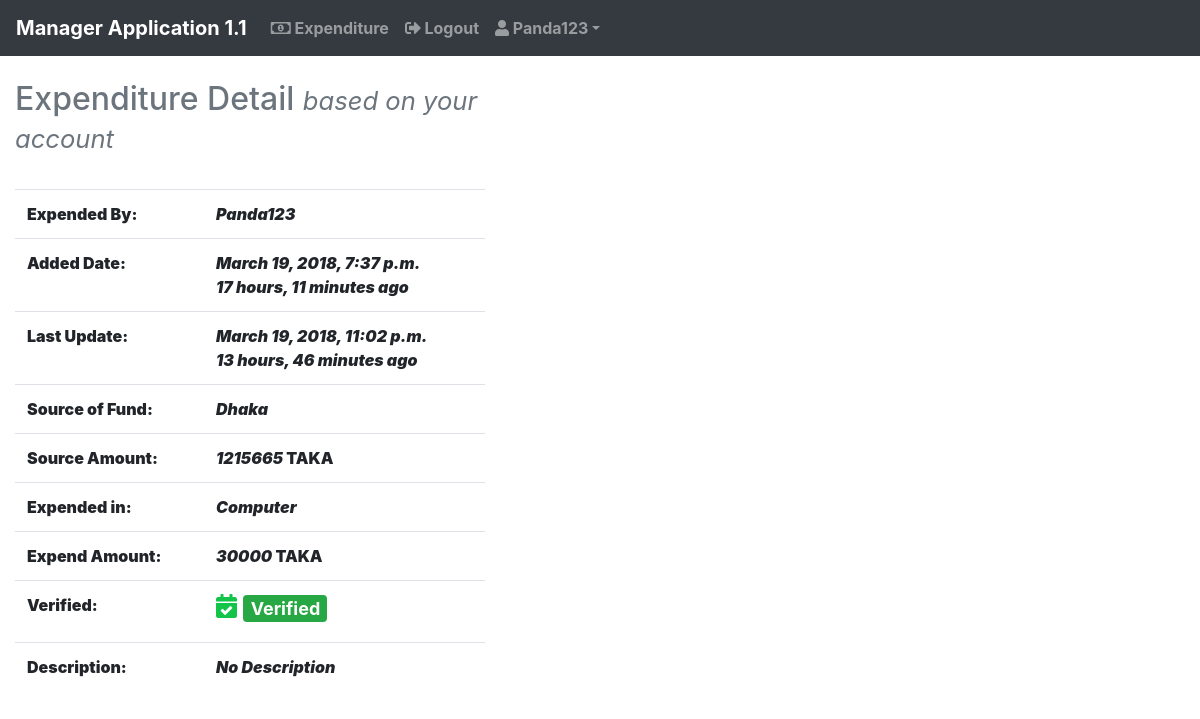
/accounts/expenditure/detail/4 (signed in), run on the app's committed database.
### account/models.py (models this page shows, shortened)
class Expend(models.Model):
    select = (
        ('yes', 'yes'),
        ('no', 'no')
    )
    by_user = models.CharField(max_length=255, blank=False, unique=False, null=True)
    added_date = models.DateTimeField(auto_now_add=True)
    updated_date = models.DateTimeField(auto_now=True)
    source_fund = models.CharField(max_length=255)
    source_amount = models.PositiveIntegerField()
    expend_in = models.CharField(max_length=255)
    expend_amount = models.PositiveIntegerField()
    description = models.TextField(blank=True)
    verified = models.CharField(choices=select, max_length=255, default='no')

### account/views.py (the view)
# urls.py: path('expenditure/detail/<int:pk>', login_required(views.ExpendDetailView.as_view()), name="expend_detail"),
class ExpendDetailView(DetailView):
    model = models.Expend
    template_name = 'expend/expend_detail.html'
    context_object_name = 'expend'

### account/templates/expend/expend_detail.html (shortened to what this page needs)
{% extends 'base.html' %}
{% block content %}
    {% if request.user.is_authenticated and expend.by_user == request.user.username or request.user.is_superuser %}
<div class="container-fluid">
    <div class="row">
        <div class="col-lg-5 col-md-6">
            <h2 class="text-muted">Expenditure Detail <small class="d-print-none"><i>based on your account</i></small></h2><br>
                <table class="table">
                    <tr>
                        <td><b>Expended By:</b></td>
                        <td><b><i>{{ expend.by_user|title }}</i></b></td>
                    </tr><tr>
                        <td><b>Added Date:</b></td>
                        <td><b><i>{{ expend.added_date }}<br>{{ expend.added_date|timesince }} ago</i></b></td>
                    </tr><tr>
                        <td><b>Last Update:</b></td>
                        <td><b><i>{{ expend.updated_date }}<br>{{ expend.updated_date|timesince }} ago</i></b></td>
                    </tr><tr>
                        <td><b>Source of Fund:</b></td>
                        <td><b><i>{{ expend.source_fund|title }}</i></b></td>
                    </tr><tr>
                        <td><b>Source Amount:</b></td>
                        <td><b><i>{{ expend.source_amount }}</i> TAKA</b></td>
                    </tr><tr>
                        <td><b>Expended in:</b></td>
                        <td><b><i>{{ expend.expend_in|title }}</i></b></td>
                    </tr><tr>
                        <td><b>Expend Amount:</b></td>
                        <td><b><i>{{ expend.expend_amount }}</i> TAKA</b></td>
                    </tr>
                    <tr>
                        <td><b>Verified:</b></td>
                        <td>{% if expend.verified == 'no' %}<h4><i class="fas fa-times" style="color:#c91218"></i> <span class="badge badge-danger">Not Verified</span></h4>
                            {% else %}<h4><i class="fas fa-calendar-check" style="color:#13c44b"></i> <span class="badge badge-success">Verified</span></h4>{% endif %}</td>
                    </tr><tr>
                        <td><b>Description:</b></td>
                        <td><b><i>{% if expend.description == '' %}No Description{% else %}{{ expend.description }}{% endif %}</i></b></td>
                    </tr>
                </table>
        </div>
    </div>
    {% endif %}
{% endblock %}

### templates/base.html (shortened to what this page needs)
<!DOCTYPE html>
{% load staticfiles %}
<html lang="en">
<head>
    <link rel="stylesheet" href="https://use.fontawesome.com/releases/v5.0.8/css/all.css">
    <link rel="stylesheet" href="https://maxcdn.bootstrapcdn.com/bootstrap/4.0.0/css/bootstrap.min.css">
</head>
<body>
    <nav class="navbar navbar-expand-lg navbar-dark bg-dark">
        <a class="navbar-brand" href="{% url 'account:home' %}"><b>Manager Application 1.1</b></a>
        <div class="collapse navbar-collapse" id="navbarNavDropdown">
            <ul class="navbar-nav mr-auto">
                {% if request.user.is_authenticated %}
                    <li class="nav-item">
                        <b><a class="nav-link" href="{% url 'account:expend' %}"><i class="far fa-money-bill-alt"></i> Expenditure</a></b>
                    </li>
                    <li class="nav-item">
                        <b><a class="nav-link" href="{% url 'account:logout' %}"><i class="fas fa-sign-out-alt"></i> Logout</a></b>
                    </li>
                    <li class="nav-item dropdown">
                        <a  class="nav-link dropdown-toggle" id="navbarDropdownMenuLink" data-toggle="dropdown" aria-haspopup="true" aria-expanded="false" href="#"><b><i class="fas fa-user"></i> {{ request.user.username|title }}<b></a>
                    </li>
                {% else %}
                    <li class="nav-item">
                        <b><a class="nav-link" href="{% url 'account:login' %}">Login</a></b>
                    </li>
                {% endif %}
            </ul>
        </div>
    </nav>
{% block header %}
<br/>
{% endblock %}
{% block content %}{% endblock %}
{% block footer %}
<br/>
{% endblock %}
</body>
</html>

### data on the page
Expend: by_user "Panda123", added_date "March 19, 2018, 7:37 p.m.", added_date "17 hours, 11 minutes", updated_date "March 19, 2018, 11:02 p.m.", updated_date "13 hours, 46 minutes", source_fund "Dhaka", source_amount "1215665", expend_in "Computer", expend_amount "30000"

### other printed values
{{ request.user.username|title }} "Panda123"
